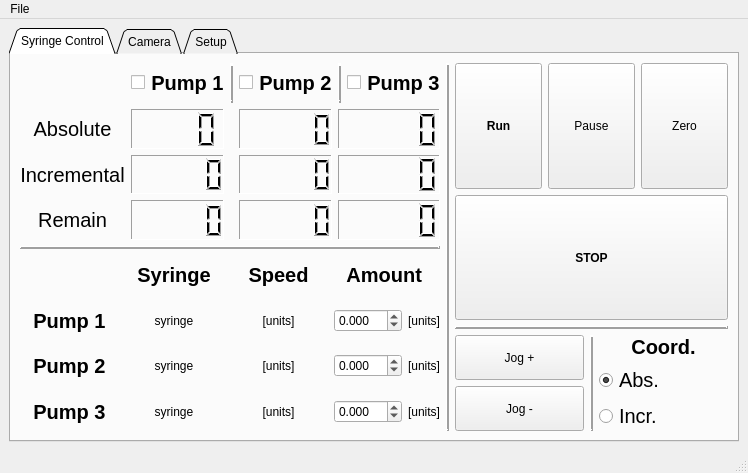
<?xml version="1.0" encoding="UTF-8"?>
<ui version="4.0">
 <class>MainWindow</class>
 <widget class="QMainWindow" name="MainWindow">
  <property name="geometry">
   <rect>
    <x>0</x>
    <y>0</y>
    <width>748</width>
    <height>473</height>
   </rect>
  </property>
  <property name="windowTitle">
   <string>Poseidon Controller</string>
  </property>
  <widget class="QWidget" name="centralwidget">
   <layout class="QVBoxLayout" name="verticalLayout">
    <item>
     <widget class="QTabWidget" name="tabWidget">
      <property name="focusPolicy">
       <enum>Qt::TabFocus</enum>
      </property>
      <property name="acceptDrops">
       <bool>false</bool>
      </property>
      <property name="tabPosition">
       <enum>QTabWidget::North</enum>
      </property>
      <property name="tabShape">
       <enum>QTabWidget::Triangular</enum>
      </property>
      <property name="currentIndex">
       <number>0</number>
      </property>
      <property name="iconSize">
       <size>
        <width>16</width>
        <height>16</height>
       </size>
      </property>
      <property name="movable">
       <bool>false</bool>
      </property>
      <widget class="QWidget" name="control">
       <attribute name="title">
        <string>Syringe Control</string>
       </attribute>
       <layout class="QHBoxLayout" name="horizontalLayout_10">
        <item>
         <layout class="QHBoxLayout" name="horizontalLayout_3">
          <item>
           <layout class="QVBoxLayout" name="verticalLayout_9">
            <item>
             <layout class="QGridLayout" name="gridLayout_6">
              <item row="0" column="2">
               <widget class="Line" name="line_4">
                <property name="frameShadow">
                 <enum>QFrame::Raised</enum>
                </property>
                <property name="lineWidth">
                 <number>3</number>
                </property>
                <property name="orientation">
                 <enum>Qt::Vertical</enum>
                </property>
               </widget>
              </item>
              <item row="0" column="0">
               <widget class="QLabel" name="label">
                <property name="font">
                 <font>
                  <pointsize>15</pointsize>
                  <weight>75</weight>
                  <bold>true</bold>
                 </font>
                </property>
                <property name="text">
                 <string/>
                </property>
                <property name="alignment">
                 <set>Qt::AlignCenter</set>
                </property>
               </widget>
              </item>
              <item row="2" column="3">
               <widget class="QLCDNumber" name="p2_incremental_DISP">
                <property name="frameShape">
                 <enum>QFrame::Panel</enum>
                </property>
                <property name="frameShadow">
                 <enum>QFrame::Sunken</enum>
                </property>
                <property name="digitCount">
                 <number>5</number>
                </property>
               </widget>
              </item>
              <item row="3" column="4">
               <widget class="QLCDNumber" name="p3_remain_DISP">
                <property name="frameShape">
                 <enum>QFrame::Panel</enum>
                </property>
                <property name="frameShadow">
                 <enum>QFrame::Sunken</enum>
                </property>
                <property name="digitCount">
                 <number>5</number>
                </property>
               </widget>
              </item>
              <item row="0" column="3">
               <layout class="QHBoxLayout" name="horizontalLayout_12">
                <item>
                 <widget class="QCheckBox" name="p2_activate_CHECKBOX">
                  <property name="sizePolicy">
                   <sizepolicy hsizetype="Maximum" vsizetype="Fixed">
                    <horstretch>0</horstretch>
                    <verstretch>0</verstretch>
                   </sizepolicy>
                  </property>
                  <property name="text">
                   <string/>
                  </property>
                 </widget>
                </item>
                <item>
                 <widget class="QLabel" name="label_6">
                  <property name="font">
                   <font>
                    <pointsize>15</pointsize>
                    <weight>75</weight>
                    <bold>true</bold>
                   </font>
                  </property>
                  <property name="text">
                   <string>Pump 2</string>
                  </property>
                  <property name="alignment">
                   <set>Qt::AlignCenter</set>
                  </property>
                 </widget>
                </item>
               </layout>
              </item>
              <item row="2" column="0">
               <widget class="QLabel" name="label_56">
                <property name="font">
                 <font>
                  <pointsize>15</pointsize>
                 </font>
                </property>
                <property name="text">
                 <string>Incremental</string>
                </property>
                <property name="alignment">
                 <set>Qt::AlignCenter</set>
                </property>
               </widget>
              </item>
              <item row="2" column="4">
               <widget class="QLCDNumber" name="p3_incremental_DISP">
                <property name="frameShape">
                 <enum>QFrame::Panel</enum>
                </property>
                <property name="frameShadow">
                 <enum>QFrame::Sunken</enum>
                </property>
                <property name="digitCount">
                 <number>5</number>
                </property>
               </widget>
              </item>
              <item row="0" column="1">
               <layout class="QHBoxLayout" name="horizontalLayout_14">
                <item>
                 <widget class="QCheckBox" name="p1_activate_CHECKBOX">
                  <property name="sizePolicy">
                   <sizepolicy hsizetype="Maximum" vsizetype="Fixed">
                    <horstretch>0</horstretch>
                    <verstretch>0</verstretch>
                   </sizepolicy>
                  </property>
                  <property name="text">
                   <string/>
                  </property>
                 </widget>
                </item>
                <item>
                 <widget class="QLabel" name="label_8">
                  <property name="font">
                   <font>
                    <pointsize>15</pointsize>
                    <weight>75</weight>
                    <bold>true</bold>
                   </font>
                  </property>
                  <property name="text">
                   <string>Pump 1</string>
                  </property>
                  <property name="alignment">
                   <set>Qt::AlignCenter</set>
                  </property>
                 </widget>
                </item>
               </layout>
              </item>
              <item row="3" column="0">
               <widget class="QLabel" name="label_57">
                <property name="font">
                 <font>
                  <pointsize>15</pointsize>
                 </font>
                </property>
                <property name="text">
                 <string>Remain</string>
                </property>
                <property name="alignment">
                 <set>Qt::AlignCenter</set>
                </property>
               </widget>
              </item>
              <item row="1" column="3">
               <widget class="QLCDNumber" name="p2_absolute_DISP">
                <property name="frameShape">
                 <enum>QFrame::Panel</enum>
                </property>
                <property name="frameShadow">
                 <enum>QFrame::Sunken</enum>
                </property>
                <property name="digitCount">
                 <number>5</number>
                </property>
               </widget>
              </item>
              <item row="3" column="1">
               <widget class="QLCDNumber" name="p1_remain_DISP">
                <property name="frameShape">
                 <enum>QFrame::Panel</enum>
                </property>
                <property name="frameShadow">
                 <enum>QFrame::Sunken</enum>
                </property>
                <property name="digitCount">
                 <number>5</number>
                </property>
               </widget>
              </item>
              <item row="2" column="1">
               <widget class="QLCDNumber" name="p1_incremental_DISP">
                <property name="frameShape">
                 <enum>QFrame::Panel</enum>
                </property>
                <property name="frameShadow">
                 <enum>QFrame::Sunken</enum>
                </property>
                <property name="digitCount">
                 <number>5</number>
                </property>
               </widget>
              </item>
              <item row="1" column="0">
               <widget class="QLabel" name="label_58">
                <property name="font">
                 <font>
                  <pointsize>15</pointsize>
                 </font>
                </property>
                <property name="text">
                 <string>Absolute</string>
                </property>
                <property name="alignment">
                 <set>Qt::AlignCenter</set>
                </property>
               </widget>
              </item>
              <item row="1" column="4">
               <widget class="QLCDNumber" name="p3_absolute_DISP">
                <property name="frameShape">
                 <enum>QFrame::Panel</enum>
                </property>
                <property name="frameShadow">
                 <enum>QFrame::Sunken</enum>
                </property>
                <property name="digitCount">
                 <number>5</number>
                </property>
               </widget>
              </item>
              <item row="3" column="3">
               <widget class="QLCDNumber" name="p2_remain_DISP">
                <property name="frameShape">
                 <enum>QFrame::Panel</enum>
                </property>
                <property name="frameShadow">
                 <enum>QFrame::Sunken</enum>
                </property>
                <property name="digitCount">
                 <number>5</number>
                </property>
               </widget>
              </item>
              <item row="0" column="4">
               <layout class="QHBoxLayout" name="horizontalLayout_13">
                <item>
                 <widget class="Line" name="line_5">
                  <property name="frameShadow">
                   <enum>QFrame::Raised</enum>
                  </property>
                  <property name="lineWidth">
                   <number>3</number>
                  </property>
                  <property name="orientation">
                   <enum>Qt::Vertical</enum>
                  </property>
                 </widget>
                </item>
                <item>
                 <widget class="QCheckBox" name="p3_activate_CHECKBOX">
                  <property name="sizePolicy">
                   <sizepolicy hsizetype="Maximum" vsizetype="Fixed">
                    <horstretch>0</horstretch>
                    <verstretch>0</verstretch>
                   </sizepolicy>
                  </property>
                  <property name="text">
                   <string/>
                  </property>
                 </widget>
                </item>
                <item>
                 <widget class="QLabel" name="label_25">
                  <property name="font">
                   <font>
                    <pointsize>15</pointsize>
                    <weight>75</weight>
                    <bold>true</bold>
                   </font>
                  </property>
                  <property name="text">
                   <string>Pump 3</string>
                  </property>
                  <property name="alignment">
                   <set>Qt::AlignCenter</set>
                  </property>
                 </widget>
                </item>
               </layout>
              </item>
              <item row="1" column="1">
               <widget class="QLCDNumber" name="p1_absolute_DISP">
                <property name="frameShape">
                 <enum>QFrame::Panel</enum>
                </property>
                <property name="frameShadow">
                 <enum>QFrame::Sunken</enum>
                </property>
                <property name="digitCount">
                 <number>4</number>
                </property>
               </widget>
              </item>
             </layout>
            </item>
            <item>
             <widget class="Line" name="line_3">
              <property name="frameShadow">
               <enum>QFrame::Raised</enum>
              </property>
              <property name="lineWidth">
               <number>2</number>
              </property>
              <property name="orientation">
               <enum>Qt::Horizontal</enum>
              </property>
             </widget>
            </item>
            <item>
             <layout class="QGridLayout" name="gridLayout_3">
              <item row="3" column="3">
               <layout class="QHBoxLayout" name="horizontalLayout_8">
                <item>
                 <layout class="QHBoxLayout" name="horizontalLayout_9">
                  <item>
                   <widget class="QDoubleSpinBox" name="p2_amount_INPUT">
                    <property name="decimals">
                     <number>3</number>
                    </property>
                    <property name="minimum">
                     <double>-99.000000000000000</double>
                    </property>
                   </widget>
                  </item>
                 </layout>
                </item>
                <item>
                 <widget class="QLabel" name="p2_units_LABEL_2">
                  <property name="text">
                   <string>[units]</string>
                  </property>
                  <property name="alignment">
                   <set>Qt::AlignCenter</set>
                  </property>
                 </widget>
                </item>
               </layout>
              </item>
              <item row="4" column="3">
               <layout class="QHBoxLayout" name="horizontalLayout_15">
                <item>
                 <layout class="QHBoxLayout" name="horizontalLayout_16">
                  <item>
                   <widget class="QDoubleSpinBox" name="p3_amount_INPUT">
                    <property name="decimals">
                     <number>3</number>
                    </property>
                    <property name="minimum">
                     <double>-99.000000000000000</double>
                    </property>
                   </widget>
                  </item>
                 </layout>
                </item>
                <item>
                 <widget class="QLabel" name="p3_units_LABEL_2">
                  <property name="text">
                   <string>[units]</string>
                  </property>
                  <property name="alignment">
                   <set>Qt::AlignCenter</set>
                  </property>
                 </widget>
                </item>
               </layout>
              </item>
              <item row="2" column="3">
               <layout class="QHBoxLayout" name="horizontalLayout">
                <item>
                 <layout class="QHBoxLayout" name="horizontalLayout_6">
                  <item>
                   <widget class="QDoubleSpinBox" name="p1_amount_INPUT">
                    <property name="decimals">
                     <number>3</number>
                    </property>
                    <property name="minimum">
                     <double>-99.000000000000000</double>
                    </property>
                   </widget>
                  </item>
                 </layout>
                </item>
                <item>
                 <widget class="QLabel" name="p1_units_LABEL_2">
                  <property name="text">
                   <string>[units]</string>
                  </property>
                  <property name="alignment">
                   <set>Qt::AlignCenter</set>
                  </property>
                 </widget>
                </item>
               </layout>
              </item>
              <item row="1" column="0">
               <widget class="QLabel" name="label_23">
                <property name="font">
                 <font>
                  <pointsize>15</pointsize>
                  <weight>75</weight>
                  <italic>false</italic>
                  <bold>true</bold>
                  <underline>false</underline>
                 </font>
                </property>
                <property name="text">
                 <string/>
                </property>
                <property name="alignment">
                 <set>Qt::AlignCenter</set>
                </property>
               </widget>
              </item>
              <item row="3" column="0">
               <widget class="QLabel" name="label_14">
                <property name="font">
                 <font>
                  <pointsize>15</pointsize>
                  <weight>75</weight>
                  <bold>true</bold>
                 </font>
                </property>
                <property name="text">
                 <string>Pump 2</string>
                </property>
                <property name="alignment">
                 <set>Qt::AlignCenter</set>
                </property>
               </widget>
              </item>
              <item row="4" column="0">
               <widget class="QLabel" name="label_15">
                <property name="font">
                 <font>
                  <pointsize>15</pointsize>
                  <weight>75</weight>
                  <bold>true</bold>
                 </font>
                </property>
                <property name="text">
                 <string>Pump 3</string>
                </property>
                <property name="alignment">
                 <set>Qt::AlignCenter</set>
                </property>
               </widget>
              </item>
              <item row="1" column="2">
               <widget class="QLabel" name="label_24">
                <property name="font">
                 <font>
                  <pointsize>15</pointsize>
                  <weight>75</weight>
                  <italic>false</italic>
                  <bold>true</bold>
                  <underline>false</underline>
                 </font>
                </property>
                <property name="text">
                 <string>Speed</string>
                </property>
                <property name="alignment">
                 <set>Qt::AlignCenter</set>
                </property>
               </widget>
              </item>
              <item row="2" column="2">
               <widget class="QLabel" name="p1_units_LABEL">
                <property name="text">
                 <string>[units]</string>
                </property>
                <property name="alignment">
                 <set>Qt::AlignCenter</set>
                </property>
               </widget>
              </item>
              <item row="4" column="1">
               <widget class="QLabel" name="p3_syringe_LABEL">
                <property name="text">
                 <string>syringe</string>
                </property>
                <property name="alignment">
                 <set>Qt::AlignCenter</set>
                </property>
               </widget>
              </item>
              <item row="3" column="2">
               <widget class="QLabel" name="p2_units_LABEL">
                <property name="text">
                 <string>[units]</string>
                </property>
                <property name="alignment">
                 <set>Qt::AlignCenter</set>
                </property>
               </widget>
              </item>
              <item row="2" column="0">
               <widget class="QLabel" name="label_13">
                <property name="font">
                 <font>
                  <pointsize>15</pointsize>
                  <weight>75</weight>
                  <bold>true</bold>
                 </font>
                </property>
                <property name="text">
                 <string>Pump 1</string>
                </property>
                <property name="alignment">
                 <set>Qt::AlignCenter</set>
                </property>
               </widget>
              </item>
              <item row="1" column="1">
               <widget class="QLabel" name="label_27">
                <property name="font">
                 <font>
                  <pointsize>15</pointsize>
                  <weight>75</weight>
                  <italic>false</italic>
                  <bold>true</bold>
                  <underline>false</underline>
                 </font>
                </property>
                <property name="text">
                 <string>Syringe</string>
                </property>
                <property name="alignment">
                 <set>Qt::AlignCenter</set>
                </property>
               </widget>
              </item>
              <item row="4" column="2">
               <widget class="QLabel" name="p3_units_LABEL">
                <property name="text">
                 <string>[units]</string>
                </property>
                <property name="alignment">
                 <set>Qt::AlignCenter</set>
                </property>
               </widget>
              </item>
              <item row="3" column="1">
               <widget class="QLabel" name="p2_syringe_LABEL">
                <property name="text">
                 <string>syringe</string>
                </property>
                <property name="alignment">
                 <set>Qt::AlignCenter</set>
                </property>
               </widget>
              </item>
              <item row="2" column="1">
               <widget class="QLabel" name="p1_syringe_LABEL">
                <property name="text">
                 <string>syringe</string>
                </property>
                <property name="alignment">
                 <set>Qt::AlignCenter</set>
                </property>
               </widget>
              </item>
              <item row="1" column="3">
               <widget class="QLabel" name="label_10">
                <property name="font">
                 <font>
                  <pointsize>15</pointsize>
                  <weight>75</weight>
                  <italic>false</italic>
                  <bold>true</bold>
                  <underline>false</underline>
                 </font>
                </property>
                <property name="text">
                 <string>Amount </string>
                </property>
                <property name="alignment">
                 <set>Qt::AlignCenter</set>
                </property>
               </widget>
              </item>
             </layout>
            </item>
           </layout>
          </item>
          <item>
           <widget class="Line" name="line">
            <property name="frameShadow">
             <enum>QFrame::Raised</enum>
            </property>
            <property name="lineWidth">
             <number>2</number>
            </property>
            <property name="orientation">
             <enum>Qt::Vertical</enum>
            </property>
           </widget>
          </item>
          <item>
           <layout class="QVBoxLayout" name="verticalLayout_2">
            <item>
             <layout class="QHBoxLayout" name="horizontalLayout_11">
              <item>
               <widget class="QPushButton" name="run_BTN">
                <property name="sizePolicy">
                 <sizepolicy hsizetype="Minimum" vsizetype="Minimum">
                  <horstretch>0</horstretch>
                  <verstretch>0</verstretch>
                 </sizepolicy>
                </property>
                <property name="font">
                 <font>
                  <weight>75</weight>
                  <bold>true</bold>
                 </font>
                </property>
                <property name="text">
                 <string>Run</string>
                </property>
               </widget>
              </item>
              <item>
               <widget class="QPushButton" name="pause_BTN">
                <property name="sizePolicy">
                 <sizepolicy hsizetype="Minimum" vsizetype="Minimum">
                  <horstretch>0</horstretch>
                  <verstretch>0</verstretch>
                 </sizepolicy>
                </property>
                <property name="text">
                 <string>Pause</string>
                </property>
               </widget>
              </item>
              <item>
               <widget class="QPushButton" name="zero_BTN">
                <property name="sizePolicy">
                 <sizepolicy hsizetype="Minimum" vsizetype="Minimum">
                  <horstretch>0</horstretch>
                  <verstretch>0</verstretch>
                 </sizepolicy>
                </property>
                <property name="text">
                 <string>Zero</string>
                </property>
               </widget>
              </item>
             </layout>
            </item>
            <item>
             <widget class="QPushButton" name="stop_BTN">
              <property name="sizePolicy">
               <sizepolicy hsizetype="Minimum" vsizetype="Minimum">
                <horstretch>0</horstretch>
                <verstretch>0</verstretch>
               </sizepolicy>
              </property>
              <property name="font">
               <font>
                <weight>75</weight>
                <bold>true</bold>
               </font>
              </property>
              <property name="text">
               <string>STOP</string>
              </property>
             </widget>
            </item>
            <item>
             <widget class="Line" name="line_2">
              <property name="frameShadow">
               <enum>QFrame::Raised</enum>
              </property>
              <property name="lineWidth">
               <number>2</number>
              </property>
              <property name="orientation">
               <enum>Qt::Horizontal</enum>
              </property>
             </widget>
            </item>
            <item>
             <layout class="QHBoxLayout" name="horizontalLayout_4">
              <item>
               <layout class="QVBoxLayout" name="verticalLayout_12">
                <item>
                 <widget class="QPushButton" name="jog_plus_BTN">
                  <property name="sizePolicy">
                   <sizepolicy hsizetype="Minimum" vsizetype="Minimum">
                    <horstretch>0</horstretch>
                    <verstretch>0</verstretch>
                   </sizepolicy>
                  </property>
                  <property name="text">
                   <string>Jog +</string>
                  </property>
                 </widget>
                </item>
                <item>
                 <widget class="QPushButton" name="jog_minus_BTN">
                  <property name="sizePolicy">
                   <sizepolicy hsizetype="Minimum" vsizetype="Minimum">
                    <horstretch>0</horstretch>
                    <verstretch>0</verstretch>
                   </sizepolicy>
                  </property>
                  <property name="text">
                   <string>Jog -</string>
                  </property>
                 </widget>
                </item>
               </layout>
              </item>
              <item>
               <widget class="Line" name="line_15">
                <property name="frameShadow">
                 <enum>QFrame::Raised</enum>
                </property>
                <property name="lineWidth">
                 <number>2</number>
                </property>
                <property name="orientation">
                 <enum>Qt::Vertical</enum>
                </property>
               </widget>
              </item>
              <item>
               <layout class="QVBoxLayout" name="verticalLayout_3">
                <item>
                 <widget class="QLabel" name="label_43">
                  <property name="sizePolicy">
                   <sizepolicy hsizetype="Preferred" vsizetype="Maximum">
                    <horstretch>0</horstretch>
                    <verstretch>0</verstretch>
                   </sizepolicy>
                  </property>
                  <property name="font">
                   <font>
                    <pointsize>15</pointsize>
                    <weight>75</weight>
                    <bold>true</bold>
                   </font>
                  </property>
                  <property name="text">
                   <string>Coord.</string>
                  </property>
                  <property name="alignment">
                   <set>Qt::AlignCenter</set>
                  </property>
                 </widget>
                </item>
                <item>
                 <widget class="QRadioButton" name="absolute_RADIO">
                  <property name="font">
                   <font>
                    <pointsize>15</pointsize>
                   </font>
                  </property>
                  <property name="text">
                   <string>Abs.</string>
                  </property>
                  <property name="checked">
                   <bool>true</bool>
                  </property>
                 </widget>
                </item>
                <item>
                 <widget class="QRadioButton" name="incremental_RADIO">
                  <property name="font">
                   <font>
                    <pointsize>15</pointsize>
                   </font>
                  </property>
                  <property name="text">
                   <string>Incr.</string>
                  </property>
                 </widget>
                </item>
               </layout>
              </item>
             </layout>
            </item>
           </layout>
          </item>
         </layout>
        </item>
       </layout>
      </widget>
      <widget class="QWidget" name="camera">
       <attribute name="title">
        <string>Camera</string>
       </attribute>
       <layout class="QVBoxLayout" name="verticalLayout_11">
        <item>
         <widget class="QLabel" name="imgLabel">
          <property name="sizePolicy">
           <sizepolicy hsizetype="Preferred" vsizetype="MinimumExpanding">
            <horstretch>0</horstretch>
            <verstretch>0</verstretch>
           </sizepolicy>
          </property>
          <property name="text">
           <string/>
          </property>
          <property name="alignment">
           <set>Qt::AlignCenter</set>
          </property>
         </widget>
        </item>
        <item>
         <layout class="QVBoxLayout" name="verticalLayout_10">
          <item>
           <layout class="QHBoxLayout" name="horizontalLayout_5">
            <item>
             <widget class="QPushButton" name="camera_connect_BTN">
              <property name="sizePolicy">
               <sizepolicy hsizetype="Minimum" vsizetype="Maximum">
                <horstretch>0</horstretch>
                <verstretch>0</verstretch>
               </sizepolicy>
              </property>
              <property name="text">
               <string>Connect</string>
              </property>
             </widget>
            </item>
            <item>
             <widget class="QPushButton" name="camera_disconnect_BTN">
              <property name="sizePolicy">
               <sizepolicy hsizetype="Minimum" vsizetype="Maximum">
                <horstretch>0</horstretch>
                <verstretch>0</verstretch>
               </sizepolicy>
              </property>
              <property name="text">
               <string>Disconnect</string>
              </property>
             </widget>
            </item>
            <item>
             <widget class="QPushButton" name="camera_capture_image_BTN">
              <property name="sizePolicy">
               <sizepolicy hsizetype="Minimum" vsizetype="Maximum">
                <horstretch>0</horstretch>
                <verstretch>0</verstretch>
               </sizepolicy>
              </property>
              <property name="text">
               <string>Capture Image</string>
              </property>
             </widget>
            </item>
           </layout>
          </item>
         </layout>
        </item>
       </layout>
      </widget>
      <widget class="QWidget" name="setup">
       <attribute name="title">
        <string>Setup</string>
       </attribute>
       <layout class="QVBoxLayout" name="verticalLayout_14">
        <item>
         <layout class="QHBoxLayout" name="horizontalLayout_2">
          <item>
           <widget class="QLabel" name="label_7">
            <property name="sizePolicy">
             <sizepolicy hsizetype="Maximum" vsizetype="Preferred">
              <horstretch>0</horstretch>
              <verstretch>0</verstretch>
             </sizepolicy>
            </property>
            <property name="font">
             <font>
              <pointsize>15</pointsize>
             </font>
            </property>
            <property name="text">
             <string>Select port:</string>
            </property>
           </widget>
          </item>
          <item>
           <widget class="QComboBox" name="port_DROPDOWN"/>
          </item>
          <item>
           <widget class="QPushButton" name="refresh_ports_BTN">
            <property name="sizePolicy">
             <sizepolicy hsizetype="Maximum" vsizetype="Fixed">
              <horstretch>0</horstretch>
              <verstretch>0</verstretch>
             </sizepolicy>
            </property>
            <property name="text">
             <string>Refresh ports</string>
            </property>
           </widget>
          </item>
         </layout>
        </item>
        <item>
         <layout class="QHBoxLayout" name="horizontalLayout_17">
          <item>
           <widget class="QLabel" name="label_5">
            <property name="font">
             <font>
              <pointsize>15</pointsize>
             </font>
            </property>
            <property name="text">
             <string>Set Microstepping:</string>
            </property>
           </widget>
          </item>
          <item>
           <widget class="QComboBox" name="microstepping_DROPDOWN"/>
          </item>
         </layout>
        </item>
        <item>
         <widget class="Line" name="line_6">
          <property name="frameShadow">
           <enum>QFrame::Raised</enum>
          </property>
          <property name="orientation">
           <enum>Qt::Horizontal</enum>
          </property>
         </widget>
        </item>
        <item>
         <layout class="QVBoxLayout" name="verticalLayout_13">
          <item>
           <layout class="QGridLayout" name="gridLayout">
            <item row="3" column="2">
             <widget class="QComboBox" name="p3_units_DROPDOWN"/>
            </item>
            <item row="2" column="2">
             <widget class="QComboBox" name="p2_units_DROPDOWN"/>
            </item>
            <item row="2" column="4">
             <widget class="QDoubleSpinBox" name="p2_accel_INPUT">
              <property name="maximum">
               <double>99999.990000000005239</double>
              </property>
             </widget>
            </item>
            <item row="0" column="4">
             <widget class="QLabel" name="label_19">
              <property name="font">
               <font>
                <pointsize>15</pointsize>
                <weight>75</weight>
                <bold>true</bold>
               </font>
              </property>
              <property name="text">
               <string>Accel</string>
              </property>
             </widget>
            </item>
            <item row="1" column="3">
             <widget class="QDoubleSpinBox" name="p1_speed_INPUT">
              <property name="decimals">
               <number>4</number>
              </property>
              <property name="maximum">
               <double>9999.998999999999796</double>
              </property>
             </widget>
            </item>
            <item row="2" column="1">
             <widget class="QComboBox" name="p2_syringe_DROPDOWN"/>
            </item>
            <item row="2" column="3">
             <widget class="QDoubleSpinBox" name="p2_speed_INPUT">
              <property name="decimals">
               <number>4</number>
              </property>
              <property name="maximum">
               <double>9999.998999999999796</double>
              </property>
             </widget>
            </item>
            <item row="1" column="4">
             <widget class="QDoubleSpinBox" name="p1_accel_INPUT">
              <property name="maximum">
               <double>99999.990000000005239</double>
              </property>
             </widget>
            </item>
            <item row="3" column="1">
             <widget class="QComboBox" name="p3_syringe_DROPDOWN"/>
            </item>
            <item row="3" column="3">
             <widget class="QDoubleSpinBox" name="p3_speed_INPUT">
              <property name="decimals">
               <number>4</number>
              </property>
              <property name="maximum">
               <double>9999.998999999999796</double>
              </property>
             </widget>
            </item>
            <item row="1" column="2">
             <widget class="QComboBox" name="p1_units_DROPDOWN"/>
            </item>
            <item row="1" column="1">
             <widget class="QComboBox" name="p1_syringe_DROPDOWN"/>
            </item>
            <item row="0" column="1">
             <widget class="QLabel" name="label_16">
              <property name="font">
               <font>
                <pointsize>15</pointsize>
                <weight>75</weight>
                <bold>true</bold>
               </font>
              </property>
              <property name="text">
               <string>Syringe</string>
              </property>
             </widget>
            </item>
            <item row="0" column="5">
             <widget class="QLabel" name="label_20">
              <property name="font">
               <font>
                <pointsize>15</pointsize>
                <weight>75</weight>
                <bold>true</bold>
               </font>
              </property>
              <property name="text">
               <string>Jog Delta</string>
              </property>
             </widget>
            </item>
            <item row="1" column="0">
             <widget class="QLabel" name="label_2">
              <property name="font">
               <font>
                <pointsize>15</pointsize>
                <weight>75</weight>
                <bold>true</bold>
               </font>
              </property>
              <property name="text">
               <string>Pump 1</string>
              </property>
             </widget>
            </item>
            <item row="2" column="0">
             <widget class="QLabel" name="label_3">
              <property name="font">
               <font>
                <pointsize>15</pointsize>
                <weight>75</weight>
                <bold>true</bold>
               </font>
              </property>
              <property name="text">
               <string>Pump 2</string>
              </property>
             </widget>
            </item>
            <item row="0" column="3">
             <widget class="QLabel" name="label_18">
              <property name="font">
               <font>
                <pointsize>15</pointsize>
                <weight>75</weight>
                <bold>true</bold>
               </font>
              </property>
              <property name="text">
               <string>Speed</string>
              </property>
             </widget>
            </item>
            <item row="0" column="2">
             <widget class="QLabel" name="label_17">
              <property name="font">
               <font>
                <pointsize>15</pointsize>
                <weight>75</weight>
                <bold>true</bold>
               </font>
              </property>
              <property name="text">
               <string>Units</string>
              </property>
             </widget>
            </item>
            <item row="3" column="4">
             <widget class="QDoubleSpinBox" name="p3_accel_INPUT">
              <property name="maximum">
               <double>99999.990000000005239</double>
              </property>
             </widget>
            </item>
            <item row="3" column="0">
             <widget class="QLabel" name="label_4">
              <property name="font">
               <font>
                <pointsize>15</pointsize>
                <weight>75</weight>
                <bold>true</bold>
               </font>
              </property>
              <property name="text">
               <string>Pump 3</string>
              </property>
             </widget>
            </item>
            <item row="1" column="6">
             <widget class="QPushButton" name="p1_setup_send_BTN">
              <property name="text">
               <string>Send</string>
              </property>
             </widget>
            </item>
            <item row="2" column="6">
             <widget class="QPushButton" name="p2_setup_send_BTN">
              <property name="text">
               <string>Send</string>
              </property>
             </widget>
            </item>
            <item row="3" column="6">
             <widget class="QPushButton" name="p3_setup_send_BTN">
              <property name="text">
               <string>Send</string>
              </property>
             </widget>
            </item>
            <item row="1" column="5">
             <widget class="QComboBox" name="p1_setup_jog_delta_INPUT"/>
            </item>
            <item row="2" column="5">
             <widget class="QComboBox" name="p2_setup_jog_delta_INPUT"/>
            </item>
            <item row="3" column="5">
             <widget class="QComboBox" name="p3_setup_jog_delta_INPUT"/>
            </item>
           </layout>
          </item>
          <item>
           <layout class="QHBoxLayout" name="horizontalLayout_7">
            <item>
             <widget class="QPushButton" name="connect_BTN">
              <property name="sizePolicy">
               <sizepolicy hsizetype="Minimum" vsizetype="Minimum">
                <horstretch>0</horstretch>
                <verstretch>0</verstretch>
               </sizepolicy>
              </property>
              <property name="text">
               <string>Connect to Controller</string>
              </property>
             </widget>
            </item>
            <item>
             <widget class="QPushButton" name="disconnect_BTN">
              <property name="enabled">
               <bool>false</bool>
              </property>
              <property name="sizePolicy">
               <sizepolicy hsizetype="Minimum" vsizetype="Minimum">
                <horstretch>0</horstretch>
                <verstretch>0</verstretch>
               </sizepolicy>
              </property>
              <property name="text">
               <string>Disconnect from Controller</string>
              </property>
             </widget>
            </item>
            <item>
             <widget class="QPushButton" name="send_all_BTN">
              <property name="sizePolicy">
               <sizepolicy hsizetype="Minimum" vsizetype="Minimum">
                <horstretch>0</horstretch>
                <verstretch>0</verstretch>
               </sizepolicy>
              </property>
              <property name="acceptDrops">
               <bool>true</bool>
              </property>
              <property name="text">
               <string>Send all settings</string>
              </property>
             </widget>
            </item>
           </layout>
          </item>
         </layout>
        </item>
        <item>
         <widget class="QLineEdit" name="experiment_notes">
          <property name="placeholderText">
           <string>Write notes about your experiment here. These will be appended to the end of your settings file.</string>
          </property>
         </widget>
        </item>
       </layout>
      </widget>
     </widget>
    </item>
   </layout>
  </widget>
  <widget class="QStatusBar" name="status_bar_DISP"/>
  <widget class="QMenuBar" name="menuBar">
   <property name="geometry">
    <rect>
     <x>0</x>
     <y>0</y>
     <width>748</width>
     <height>22</height>
    </rect>
   </property>
   <property name="nativeMenuBar">
    <bool>false</bool>
   </property>
   <widget class="QMenu" name="menuFile">
    <property name="title">
     <string>File</string>
    </property>
    <addaction name="load_settings_BTN"/>
    <addaction name="save_settings_BTN"/>
   </widget>
   <addaction name="menuFile"/>
  </widget>
  <action name="load_settings_INPUT">
   <property name="text">
    <string>Load settings</string>
   </property>
  </action>
  <action name="save_settings_INPUT">
   <property name="text">
    <string>Save settings</string>
   </property>
  </action>
  <action name="load_settings_BTN">
   <property name="text">
    <string>Load settings</string>
   </property>
  </action>
  <action name="save_settings_BTN">
   <property name="text">
    <string>Save settings</string>
   </property>
  </action>
 </widget>
 <resources/>
 <connections/>
</ui>
